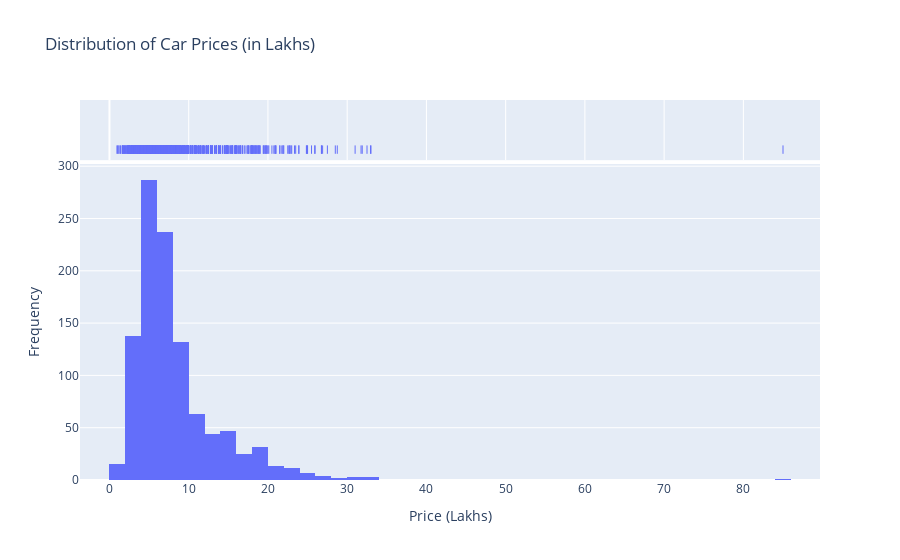

The cell this chart's notebook holds for it:
### Markdown cell above
# 4. Distribution Analysis

### Code cell
# Create the histogram using Plotly Express
fig = px.histogram(data, 
                   x='Price_Clean', 
                   nbins=50, 
                   marginal='rug', # Adds a rug plot to show individual data points
                   title='Distribution of Car Prices (in Lakhs)',
                   labels={'Price_Clean': 'Price (Lakhs)'})

# Update the y-axis label
fig.update_layout(yaxis_title='Frequency')

# Display the interactive plot
fig.show()

### Figure 1 — Plotly figure (JSON) as saved in the notebook; plotly's stock layout.template omitted (floating-point values rounded to 4 significant figures; data arrays with more than 128 entries replaced by an {"elided": "..."} marker saying what was removed)
{"data": [{"alignmentgroup": "True", "bingroup": "x", "hovertemplate": "Price (Lakhs)=%{x}<br>count=%{y}<extra></extra>", "legendgroup": "", "marker": {"color": "#636efa", "pattern": {"shape": ""}}, "name": "", "nbinsx": 50, "offsetgroup": "", "orientation": "v", "showlegend": false, "type": "histogram", "x": {"elided": "1064 float values"}, "xaxis": "x", "yaxis": "y"}, {"alignmentgroup": "True", "boxpoints": "all", "fillcolor": "rgba(255,255,255,0)", "hoveron": "points", "hovertemplate": "Price (Lakhs)=%{x}<extra></extra>", "jitter": 0, "legendgroup": "", "line": {"color": "rgba(255,255,255,0)"}, "marker": {"color": "#636efa", "symbol": "line-ns-open"}, "name": "", "offsetgroup": "", "showlegend": false, "type": "box", "x": {"elided": "1064 float values"}, "xaxis": "x2", "yaxis": "y2"}], "layout": {"autosize": true, "barmode": "relative", "legend": {"tracegroupgap": 0}, "title": {"text": "Distribution of Car Prices (in Lakhs)"}, "xaxis": {"anchor": "y", "autorange": true, "domain": [0, 1], "range": [-3.719, 89.67], "title": {"text": "Price (Lakhs)"}, "type": "linear"}, "xaxis2": {"anchor": "y2", "autorange": true, "domain": [0, 1], "matches": "x", "range": [-3.719, 89.67], "showgrid": true, "showticklabels": false, "type": "linear"}, "yaxis": {"anchor": "x", "autorange": true, "domain": [0, 0.8316], "range": [0, 302.1], "title": {"text": "Frequency"}}, "yaxis2": {"anchor": "x2", "autorange": true, "domain": [0.8416, 1], "matches": "y2", "range": [-0.6176, 0.5], "showgrid": false, "showline": false, "showticklabels": false, "ticks": "", "type": "category"}}}
